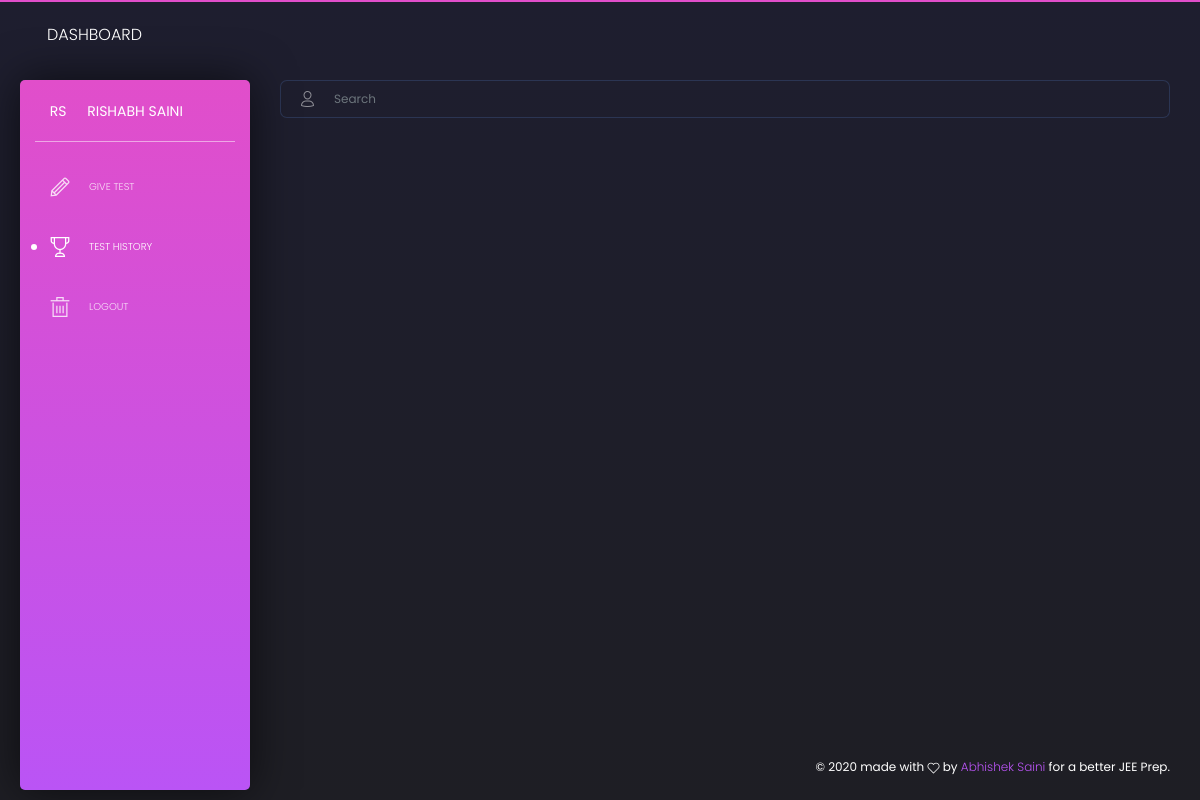
The page /test-history/ (signed in) on the database as committed earlier.
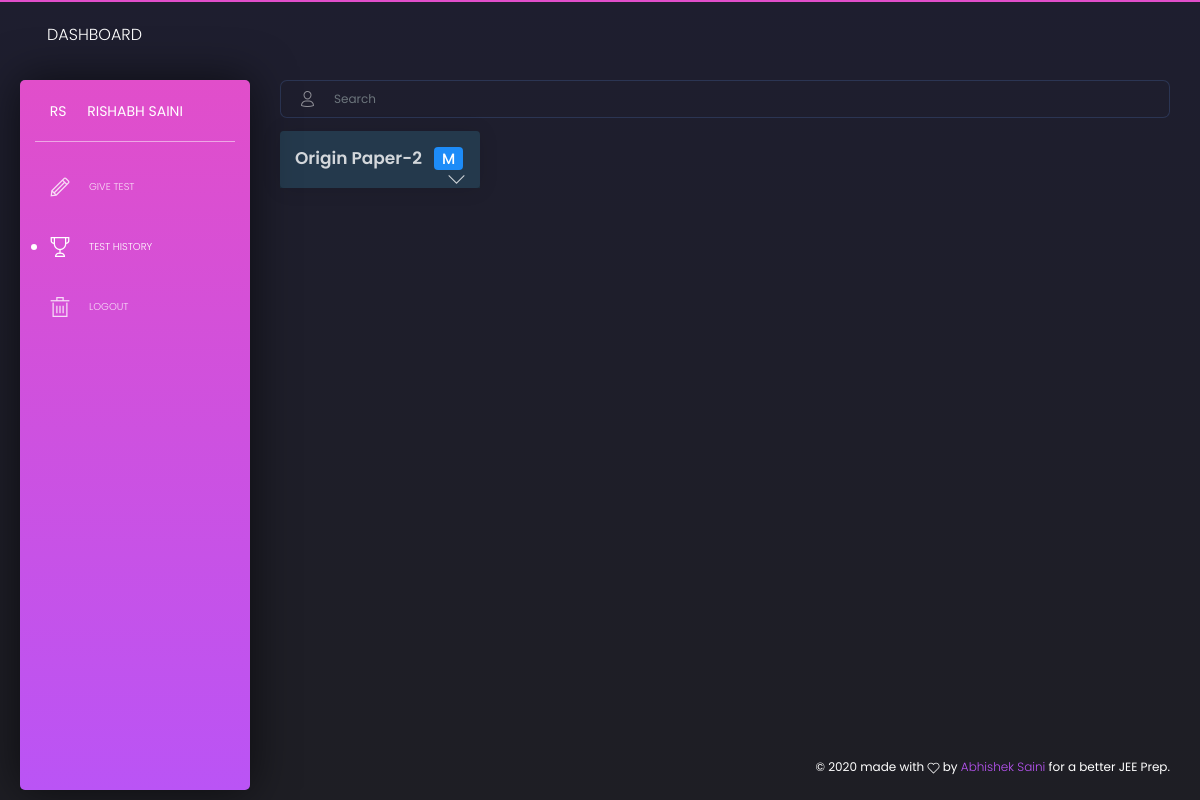
The same page on the database as committed later.
### app/models.py (models this page shows, shortened)
class Profile(models.Model):
    user = models.OneToOneField(User, on_delete=models.CASCADE)
    U_CHOICES = (
        ("S", _("Student")),
        ("T", _("Teacher"))
    )
    u_type = models.CharField(choices = U_CHOICES, default = "S", max_length=1)
    @property
    def full_name(self):
        return "%s %s" % (self.user.first_name, self.user.last_name)
    @property
    def initial(self):
        try:
            return "%s%s" % (self.user.first_name[0], self.user.last_name[0])
        except:
            return "AB"

class Attempt(models.Model):
    user = models.ForeignKey(User, on_delete=models.CASCADE)
    paper = models.ForeignKey(Paper, on_delete=models.CASCADE)
    response = models.CharField(max_length = 2000, default = "")
    q_result = models.CharField(max_length = 200, default = "")
    marks = models.IntegerField(null = True)
    created_at = models.DateTimeField(default=now)

class Paper(models.Model):
    author = models.ForeignKey(User, on_delete=models.CASCADE, null=True)
    name = models.CharField(max_length = 200, default = "")
    qpaper_file = models.FileField(upload_to='papers/')
    soln_file = models.FileField(upload_to='papers/', blank = True)
    q_count = models.IntegerField(null = True)
    q_type = models.CharField(max_length = 200, default = "")
    answer_key = models.CharField(max_length = 2000, default = "")
    marking_scheme = models.CharField(max_length = 200, default = "")
    negative_marking_scheme = models.CharField(max_length = 200, default = "")
    syllabus = models.CharField(max_length = 500, default = "")
    SUB_CHOICES = (
        ("PCM", _("Physics-Chemistry-Maths")),
        ("P", _("Physics")),
        ("C", _("Chemistry")),
        ("M", _("Maths")),
    )
    subject = models.CharField(choices = SUB_CHOICES, default = "PCM", max_length=3)
    description = models.CharField(max_length = 2000, default = "")
    duration = models.IntegerField(null = True)
    max_marks = models.IntegerField(null = True)
    created_at = models.DateTimeField(default=now)

### app/views.py (the view)
# urls.py: path('test-history/', views.test_history),
@login_required(login_url = '/login')
def test_history(request):
    user = request.user
    attempts = Attempt.objects.filter(user = user)
    params = {}
    params["nav_active"] = "nav_testhistory"
    params["attempts"] = attempts
    return render(request, 'lists/history.html', params)

### template/lists/history.html (shortened to what this page needs)
{% extends 'base_dashboard.html' %}
{% load static %} {% block title %} My Tests {% endblock %} {% block content %}
{% load index %}
<div class="content" >
	<div class="row">
		<div class="col-md-12">
			<div class="input-group">
        		<div class="input-group-prepend">
            		<div class="input-group-text">
            			<i class="tim-icons icon-single-02"></i>
          			</div>
        		</div>
        		<input id="paper_search" type="text" class="form-control" placeholder="Search">
      		</div>
		</div>
	</div>
	<div class="row" style="margin-top:3px" id="paper_list">
		{% for attempt in attempts %}
		<div class="col-xl-3 col-lg-4 col-md-6">
			<div  class="card rounded">
				<div class="card-header test_card" style="cursor: pointer; background: rgba(0, 242, 295, 0.08)" >
					<h4 class="title">
						{{attempt.paper.name}} &nbsp;
							<span class="badge badge-info" style="font-size:15px;padding:4px 8px; font-weight:500">{{attempt.paper.subject}}</span>
						<span class="tim-icons icon-minimal-down float-right test_icon">  </span>
					</h4>
				</div>
			</div>
		</div>
		{% endfor %}
	</div>
</div>
{% endblock %}

### template/base_dashboard.html (shortened to what this page needs)
{% load static %}
<!DOCTYPE html>
<html lang="en">
<head>
	<link href="https://use.fontawesome.com/releases/v5.0.6/css/all.css" rel="stylesheet">
	<link href="{% static 'dashboard/assets/css/nucleo-icons.css' %}" rel="stylesheet" />
	<link href="{% static 'dashboard/assets/css/black-dashboard.css' %}" rel="stylesheet" />
	<link href="{% static 'dashboard/assets/demo/demo.css' %}" rel="stylesheet" />
	<link href="https://cdnjs.cloudflare.com/ajax/libs/animate.css/3.7.2/animate.min.css" rel="stylesheet">
</head>
<body class="">
	<div class="wrapper">
		<div class="sidebar" >
			<div class="sidebar-wrapper">
				<div class="logo">
					<a href="javascript:void(0)" class="simple-text logo-mini">
			            {{user.profile.initial}}
			        </a>
					<a href="javascript:void(0)" class="simple-text logo-normal">
						{{user.profile.full_name}}
		          	</a>
				</div>
				<ul class="nav">
					{% if user.profile.u_type == "S" %}
					<li id="nav_testlist">
						<a href="/test-list">
			              <i class="tim-icons icon-pencil"></i>
			              <p>Give Test</p>
			            </a>
					</li>
					<li id="nav_testhistory">
						<a href="/test-history">
			              <i class="tim-icons icon-trophy"></i>
			              <p>Test History</p>
			            </a>
					</li>
					{% endif %}
					<li>
						<a href="/logout">
			              <i class="tim-icons icon-trash-simple"></i>
			              <p>Logout</p>
			            </a>
					</li>
				</ul>
			</div>
		</div>
		<div class="main-panel">
			<nav class="navbar navbar-expand-lg navbar-absolute navbar-transparent">
        <div class="container-fluid">
          <div class="navbar-wrapper">
            <a class="navbar-brand" href="javascript:void(0)">Dashboard</a>
          </div>
          <div class="collapse navbar-collapse" id="navigation">
            <ul class="navbar-nav ml-auto">
            </ul>
          </div>
        </div>
      </nav>
			{% block content %}{% endblock %}
			<footer class="footer">
				<div class="container-fluid">
					<div class="copyright">
						©
						 made with <i class="tim-icons icon-heart-2"></i> by
						<a href="javascript:void(0)" target="_blank">Abhishek Saini</a> for a better JEE Prep.
					</div>
				</div>
			</footer>
		</div>
	</div>
</body>
</html>

Rows that differ between the two databases and show on the page:
added Attempt: paper.name "Origin Paper-2", paper.subject "M"
